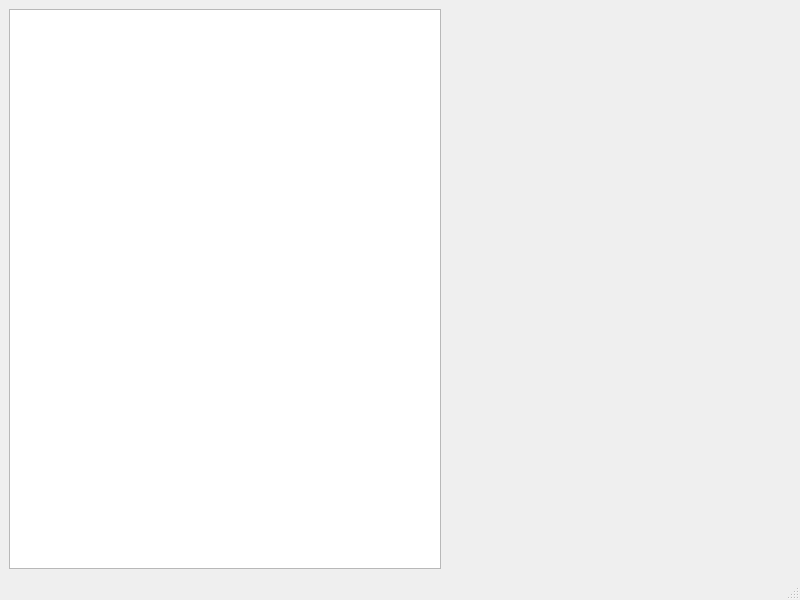
<?xml version="1.0" encoding="UTF-8"?>
<ui version="4.0">
 <class>MainWindow</class>
 <widget class="QMainWindow" name="MainWindow">
  <property name="geometry">
   <rect>
    <x>0</x>
    <y>0</y>
    <width>800</width>
    <height>600</height>
   </rect>
  </property>
  <property name="windowTitle">
   <string>MainWindow</string>
  </property>
  <widget class="QWidget" name="centralwidget">
   <layout class="QGridLayout" name="gridLayout">
    <property name="leftMargin">
     <number>0</number>
    </property>
    <property name="topMargin">
     <number>0</number>
    </property>
    <property name="rightMargin">
     <number>0</number>
    </property>
    <property name="bottomMargin">
     <number>0</number>
    </property>
    <property name="spacing">
     <number>0</number>
    </property>
    <item row="0" column="1">
     <widget class="QWidget" name="widget" native="true">
      <property name="minimumSize">
       <size>
        <width>350</width>
        <height>0</height>
       </size>
      </property>
      <property name="maximumSize">
       <size>
        <width>350</width>
        <height>16777215</height>
       </size>
      </property>
     </widget>
    </item>
    <item row="0" column="0">
     <widget class="QWidget" name="widget_2" native="true">
      <layout class="QGridLayout" name="gridLayout_2">
       <item row="0" column="0">
        <widget class="QPlainTextEdit" name="plainTextEdit"/>
       </item>
      </layout>
     </widget>
    </item>
   </layout>
  </widget>
  <widget class="QMenuBar" name="menubar">
   <property name="geometry">
    <rect>
     <x>0</x>
     <y>0</y>
     <width>800</width>
     <height>20</height>
    </rect>
   </property>
  </widget>
  <widget class="QStatusBar" name="statusbar"/>
 </widget>
 <resources/>
 <connections/>
</ui>
